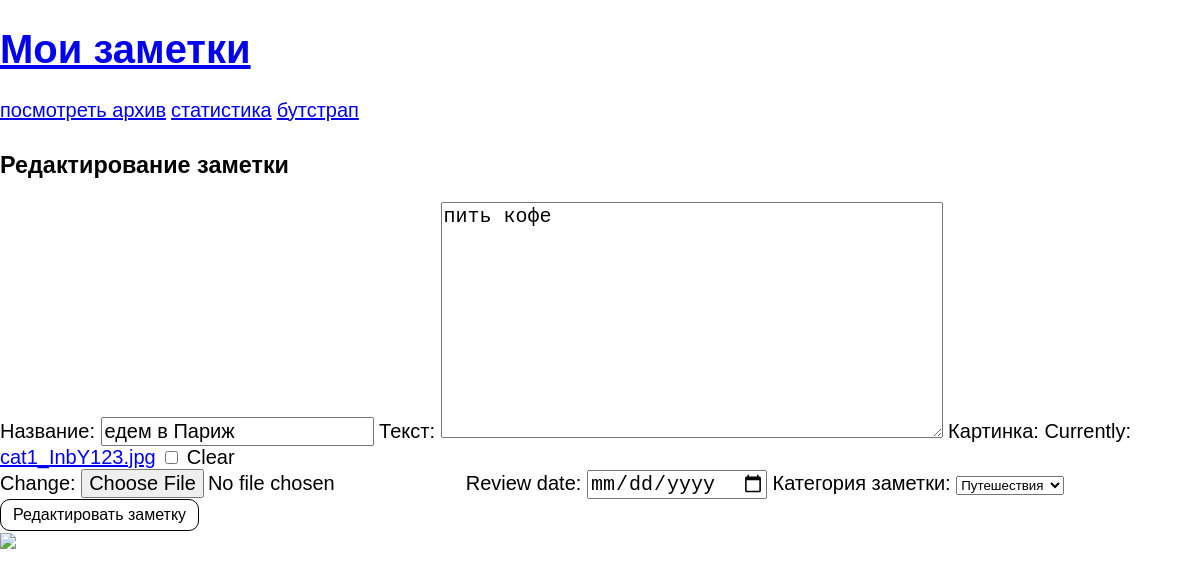
The app's page /notes/19/edit, older data.
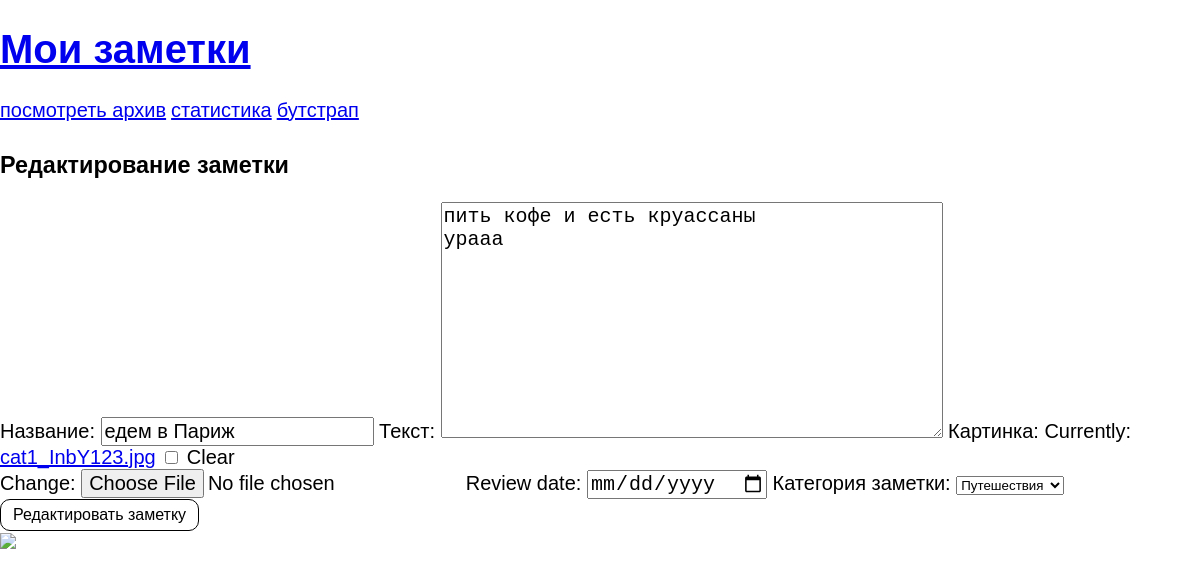
The same page, newer data.
### core/models.py (models this page shows, shortened)
class Note(models.Model):
    ARCHIVE = 'archive'
    PUBLIC = 'public'
    STATUS_CHOICES = [
        (ARCHIVE, 'В архиве'),
        (PUBLIC, 'Опубилковано')
    ]
    title = models.CharField(max_length=255, verbose_name='название')
    text = models.TextField(verbose_name='текст')
    created_at = models.DateTimeField(auto_now=True, verbose_name='дата создания')
    image = models.FileField(verbose_name='картинка', null=True, blank=True)
    review_date = models.DateField(verbose_name='дата пересмотра', null=True, blank=True)
    category = models.ForeignKey(
        NoteCategory,
        null=True,
        blank=True,
        on_delete=models.SET_NULL,
        verbose_name='категория заметки'
    )
    status = models.CharField(max_length=255, choices=STATUS_CHOICES, default=PUBLIC)
    class Meta:
        verbose_name = 'Заметка'
        verbose_name_plural = 'Заметки'

class NoteCategory(models.Model):
    title = models.CharField(max_length=255, verbose_name='название')
    def __str__(self):
        return self.title
    class Meta:
        verbose_name = 'Категория заметки'
        verbose_name_plural = 'Категории заметок'

### core/views.py (the view)
# urls.py: path('notes/<int:note_id>/edit', edit_note),
def edit_note(request, note_id):
    note = get_object_or_404(Note, id=note_id)
    form = AddNoteModelForm(instance=note)
    if request.method == 'POST':
        form = AddNoteModelForm(request.POST, request.FILES, instance=note)
        if form.is_valid():
            form.save()
            return redirect(f'/notes/{note.id}')
    context = {'form': form}
    return render(request, 'edit_note.html', context)

### core/forms.py
class AddNoteModelForm(forms.ModelForm):
    review_date = forms.DateField(
        widget=forms.DateInput(attrs={'type': 'date'})
    )
    class Meta:
        model = Note
        exclude = ['status']
    def __init__(self, *args, **kwargs):
        super().__init__(*args, **kwargs)
        self.fields['category'].empty_label = 'без категории'

### templates/edit_note.html (shortened to what this page needs)
{% extends 'base.html' %}
{% block content %}
<h3>Редактирование заметки</h3>
<form method="post" enctype="multipart/form-data">
    {{ form }}
    <button>Редактировать заметку</button>
</form>
{% endblock %}

Row changes from the older to the newer data that the page shows:
changed Note "Путешествия": text "пить кофе" → "пить кофе и есть круассаны урааа"
